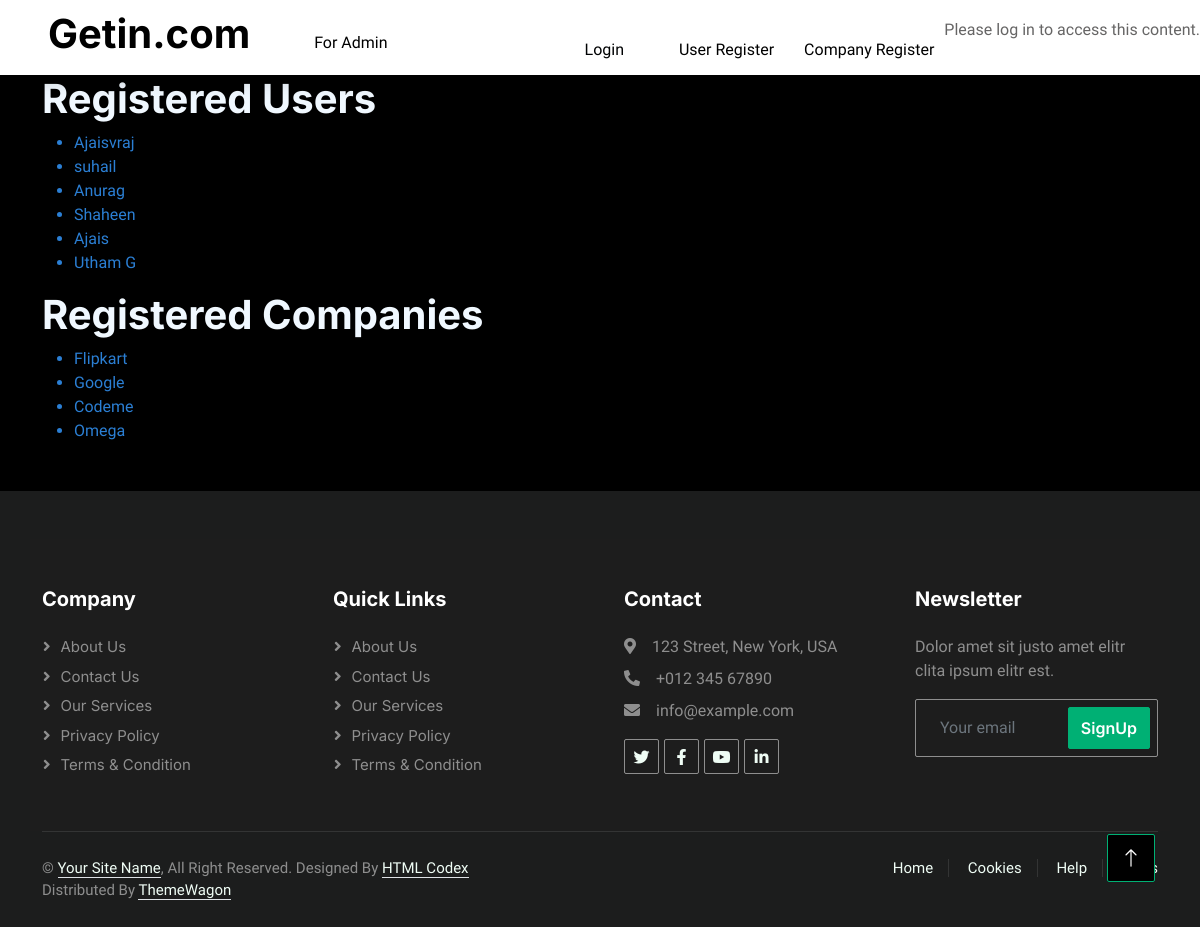
Before: /registered_users with the older database file.
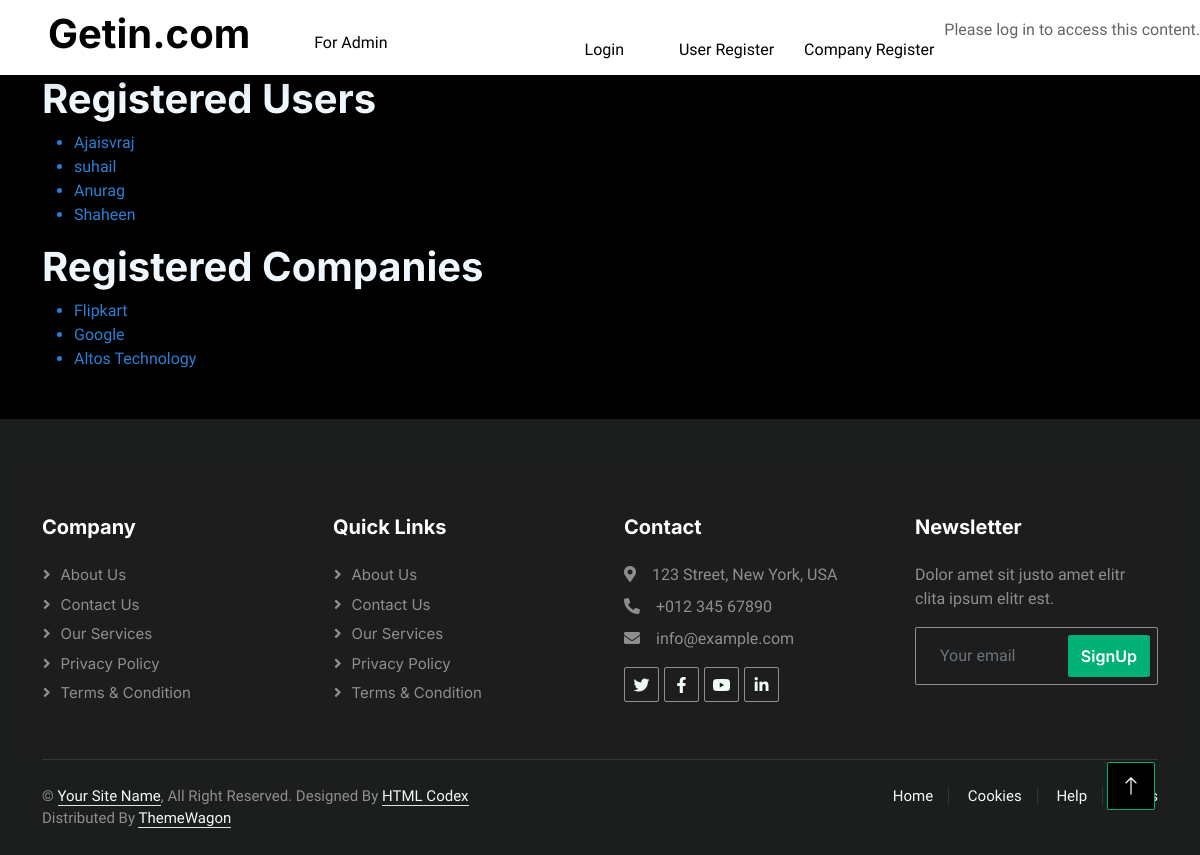
After: the same page with the newer database file.
### user/models.py (models this page shows, shortened)
class UserProfile(models.Model):
    GENDER_CHOICES = (
        ('M', 'Male'),
        ('F', 'Female'),
        ('O', 'Other'),
    )
    user = models.OneToOneField(User,on_delete=models.CASCADE,null=True)
    gender = models.CharField(max_length=1,choices=GENDER_CHOICES,null=True)
    name = models.CharField(max_length=100)
    location = models.CharField(max_length=100)
    cont_email = models.EmailField()
    cont_phone = models.CharField(max_length=20)
    profile_image = models.ImageField(upload_to='profile_images/', null=True, blank=True)

### company/models.py (models this page shows, shortened)
class CompanyProfile(models.Model):
    user = models.OneToOneField(Company,on_delete=models.CASCADE)
    company_name = models.CharField(max_length=100)
    location = models.CharField(max_length=100)
    logo = models.ImageField(upload_to="company_logo/",null=True,blank=True)
    contact_email = models.EmailField()
    contact_phone = models.CharField(max_length=15)

### adminview/views.py (the view)
# urls.py: path('registered_users',registered_users,name='registered_users'),
def registered_users(request):
    users = UserProfile.objects.all()
    companies = CompanyProfile.objects.all()
    context = {
        'users': users,
        'companies': companies
    }
    return render(request, 'admin/registered_users.html', context)

### templates/admin/registered_users.html (shortened to what this page needs)
{% extends 'base.html' %}
{% block content %}
<div class="container">
<h1 style="color: aliceblue;">Registered Users</h1>
<ul>
    {% for user in users %}
        <li style="color: rgb(43, 127, 212);">{{ user.name }}</li>
    {% empty %}
        <li>No registered users.</li>
    {% endfor %}
</ul>
<h1 style="color: aliceblue;">Registered Companies</h1>
<ul>
    {% for company in companies %}
        <li style="color: rgb(43, 127, 212);">{{ company.company_name }}</li>
    {% empty %}
        <li>No registered companies.</li>
    {% endfor %}
</ul>
</div>
{% endblock %}

Changed rows visible on the page:
removed UserProfile: name "Ajais"
removed UserProfile: name "Utham G"
removed CompanyProfile: company_name "Omega"
changed CompanyProfile: company_name "Codeme" → "Altos Technology"
